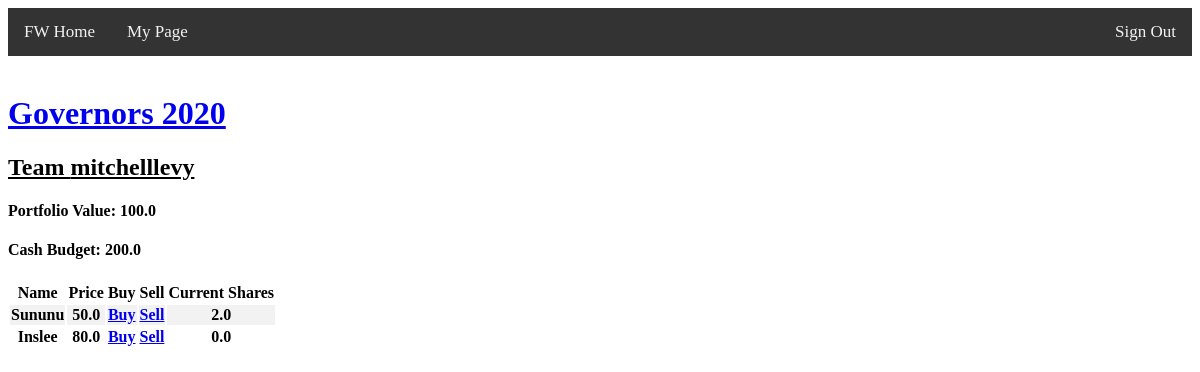
Page /team/10/ (signed in) on the committed database.
### fantasyworld/models.py (models this page shows, shortened)
class Team(models.Model):
	user = models.ForeignKey(Profile, on_delete=models.CASCADE)
	league_session = models.ForeignKey(LeagueSession, on_delete=models.CASCADE)
	team_name = models.CharField(max_length=100, default = "Team")
	is_commissioner = models.BooleanField(default=False)
	budget = models.FloatField(default=100)
	def get_current_stock_quantity(self, stock):
		quantity = 0
		transactions = stock.stocktransaction_set.filter(team=self)
		for transaction in transactions:
			if transaction.bought_stock == True:
				quantity += transaction.quantity
			if transaction.sold_stock == True:
				quantity -= transaction.quantity
		return quantity

class LeagueSession(models.Model):
	league = models.ForeignKey(League, on_delete = models.CASCADE)
	members = models.ManyToManyField(Profile, through='Team', default=None)
	session = models.IntegerField(default=2020)
	is_current_league_session = models.BooleanField(default=True)

class League(models.Model):
	league_type = models.ForeignKey(LeagueType, on_delete=models.CASCADE)
	name = models.CharField(max_length = 100)
	is_public = models.BooleanField(default=False)

class Stock(models.Model):
	league_session = models.ForeignKey(LeagueSession, on_delete = models.CASCADE)
	name = models.CharField(max_length=100,  default="Untitled")
	price = models.FloatField()
	transactions = models.ManyToManyField(Team, through = 'StockTransaction',
		default=None)

### fantasyworld/views/league_views.py (the view)
# urls.py: path('team/<int:team_id>/', views.team_home,
def team_home(request, team_id):
	user = request.user
	try:
		team = Team.objects.get(pk=team_id)
	except Team.DoesNotExist:
		raise Http404("Team Does Not Exist :(")
	league_session = team.league_session
	noncash_portfolio_value = 0
	'''get list of all stocks available for purchase/sale'''
	all_stocks = Stock.objects.filter(league_session=league_session)
	teams_stocks = {}
	for stock in all_stocks:
		teams_stocks[stock] = team.get_current_stock_quantity(stock)
		noncash_portfolio_value += teams_stocks[stock] * stock.price
	return render(request, 'fantasyworld/team_home.html',
		context={'team': team,
				'teams_stocks': teams_stocks,
				'noncash_portfolio_value': noncash_portfolio_value})

### fantasyworld/templates/fantasyworld/team_home.html
{% extends 'fantasyworld/base.html' %}
{% block content %}
{% if user.is_authenticated %}
<br>
<h1><a href ="{% url 'fantasyworld:league_home' team.league_session.league.id %}">
{{team.league_session.league.name}}</a></h1>
<u><h2>Team {{user}}</h2></u>
<h4>Portfolio Value: {{noncash_portfolio_value}} </h4>
<h4>Cash Budget: {{team.budget}} </h4>
  {% if teams_stocks %}
  <table class="table table-striped" style="margin-top: 5px;">
    <thead>
      <tr>
        <th scope="col">Name</th>
        <th scope="col">Price</th>
        <th scope="col">Buy</th>
        <th scope="col">Sell</th>
        <th scope="col">Current Shares</th>
      </tr>
    </thead>
    <tbody>
      {% for stock, current_quantity in teams_stocks.items %}
        <tr>
        <th> {{stock.name}} </th>
        <th> {{stock.price}} </th>
        <th> <a href="{% url 'fantasyworld:buy_stock' stock.id %}">Buy</a> </th>
        <th> <a href="{% url 'fantasyworld:sell_stock' stock.id %}">Sell</a> </th>
        <th> {{current_quantity}} </th>
        </tr>
      {% endfor %}
    </tbody>
  </table>
  {% endif %}
{% endif %}
{% endblock %}

### fantasyworld/static/fantasyworld/style.css (style rules this page uses)
tbody tr:nth-child(odd) { background-color: #f2f2f2; }

### rows in the picture
Team: league_session.league.name "Governors 2020", budget "200.0"
Stock: name "Sununu", price "50.0", current_quantity "2.0"
Stock: name "Inslee", price "80.0", current_quantity "0.0"

### other values in the picture
{{ user }} "mitchelllevy"
{{ noncash_portfolio_value }} "100.0"
